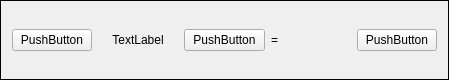
<?xml version="1.0" encoding="UTF-8"?>
<ui version="4.0">
 <class>HistoryItem</class>
 <widget class="QFrame" name="HistoryItem">
  <property name="geometry">
   <rect>
    <x>0</x>
    <y>0</y>
    <width>449</width>
    <height>80</height>
   </rect>
  </property>
  <property name="minimumSize">
   <size>
    <width>0</width>
    <height>80</height>
   </size>
  </property>
  <property name="maximumSize">
   <size>
    <width>16777215</width>
    <height>80</height>
   </size>
  </property>
  <property name="windowTitle">
   <string>Frame</string>
  </property>
  <property name="frameShape">
   <enum>QFrame::Shape::Box</enum>
  </property>
  <layout class="QHBoxLayout" name="horizontalLayout">
   <item>
    <widget class="QPushButton" name="operandA">
     <property name="text">
      <string>PushButton</string>
     </property>
    </widget>
   </item>
   <item>
    <widget class="QLabel" name="sign">
     <property name="text">
      <string>TextLabel</string>
     </property>
     <property name="alignment">
      <set>Qt::AlignmentFlag::AlignCenter</set>
     </property>
    </widget>
   </item>
   <item>
    <widget class="QPushButton" name="operandB">
     <property name="text">
      <string>PushButton</string>
     </property>
    </widget>
   </item>
   <item>
    <widget class="QLabel" name="equ">
     <property name="text">
      <string>=</string>
     </property>
    </widget>
   </item>
   <item>
    <widget class="QPushButton" name="result">
     <property name="text">
      <string>PushButton</string>
     </property>
    </widget>
   </item>
  </layout>
 </widget>
 <resources/>
 <connections/>
</ui>
